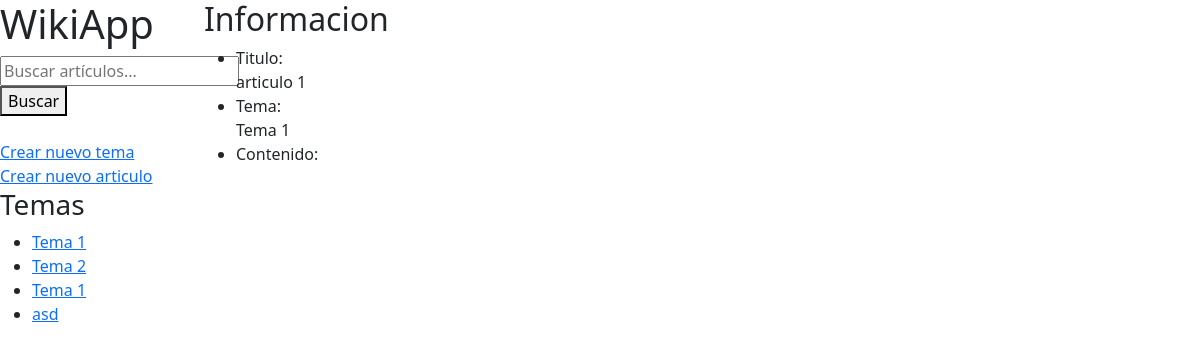
The app's page /vista_de_articulos/1/ with its own data.
### wikiApp/models.py (models this page shows)
class temaWiki(models.Model):
    nombreTema = models.CharField(max_length=128, null=True, blank=True)
    descripcionTema = models.CharField(max_length=512, null=True, blank=True)

class articuloWiki(models.Model):
    tituloArticulo = models.CharField(max_length=128, null=True, blank=True)
    contenidoArticulo = models.CharField(max_length=1024, null=True, blank=True)
    temaR= models.ForeignKey('temaWiki', null=True, blank=True, on_delete=models.SET_NULL,)

### wikiApp/views.py (the view)
# urls.py: path('vista_de_articulos/<str:idArticulo>/',views.vista_de_articulos,name='vista_de_articulos'),
def vista_de_articulos(request, idArticulo):
    articuloinfo = articuloWiki.objects.get(id=idArticulo)
    return render(request,'vista_de_articulos.html', {
        'objArticulo':articuloinfo,
        'listaTemas':temaWiki.objects.all(),
    })

### wikiApp/templates/vista_de_articulos.html (shortened to what this page needs)
{% extends "layout.html" %}
{% block contenido %}
   <h2>Informacion</h2>
   <div>
        <ul>
            <li>Titulo:<br>{{ objArticulo.tituloArticulo }}</li>
            <li>Tema:<br>{{ objArticulo.temaR.nombreTema }}</li>
            <li>Contenido:<br>{{ objArticulo.contenidoArticulo }}</li>
        </ul>
   </div>
{% endblock %}

### wikiApp/templates/layout.html (shortened to what this page needs)
<!DOCTYPE html>
<html>
    <head>
        <link href="https://cdn.jsdelivr.net/npm/bootstrap@5.3.0/dist/css/bootstrap.min.css" rel="stylesheet">
    </head>
    <body>
        <div class="row">
            <div class="col-2">
                <h1>WikiApp</h1>
                <form method="get" action="{% url 'wikiApp:vista_de_busqueda' %}">
                    <input type="text" name="buscar" placeholder="Buscar artículos...">
                    <button type="submit">Buscar</button>
                </form>
                <br>
                <a href="{% url 'wikiApp:vista_crear_nuevo_tema' %}">Crear nuevo tema</a>
                <br>
                <a href="{% url 'wikiApp:vista_crear_nuevo_articulo' %}">Crear nuevo articulo</a>
                <br>
                <h3>Temas</h3>
                <ul>
                    {% for tema in listaTemas %}
                    <li><a href="{% url 'wikiApp:vista_articulo_por_tema' tema.id %}">{{ tema.nombreTema }} </a> </li>
                    {% endfor %}
                </ul>
            </div>
            <div class="col-10">
                {% block contenido %}
                {% endblock %}
            </div>
        </div>
    </body>
</html>

### records on screen
temaWiki: nombreTema "Tema 1"
temaWiki: nombreTema "Tema 2"
temaWiki: nombreTema "Tema 1"
temaWiki: nombreTema "asd"
articuloWiki: tituloArticulo "articulo 1", temaR.nombreTema "Tema 1"
